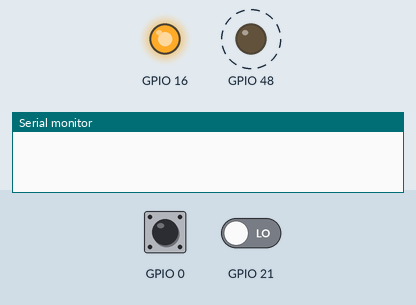
Recording of a program running on a simulated ESP32-S3. On the bench: output pins drawn as LEDs (lit = HIGH), the last lines printed to the serial monitor. Dashed ring = blinking. The inputs (shaded band) are chosen by the test bench; at power-on: GPIO 21 LOW, GPIO 0 HIGH.

Above: at 2.0 s.
2.1 s: GPIO 21 driven HIGH
At 3.9 s:
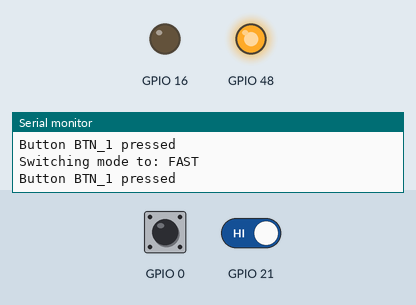
4.9 s: GPIO 0 pulled LOW for 3.2 s
At 6.7 s:
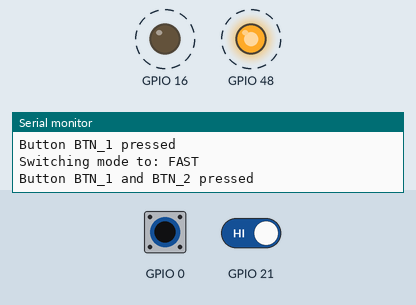
9.6 s: GPIO 0 driven LOW and GPIO 21 driven LOW
Timing chart, 0 to 18.8 s (numbered marks = the images above; inputs shaded):
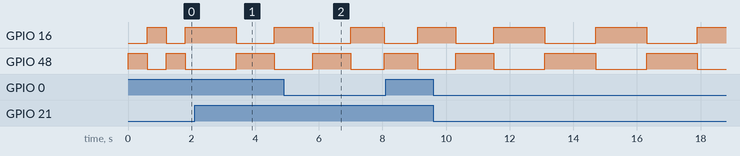

Measured:
- by itself, GPIO 16: repeats every 3.2 s: HIGH 1.6 s, LOW 1.6 s
- by itself, GPIO 48: repeats every 3.2 s: LOW 1.6 s, HIGH 1.6 s

The program:

main.cpp
```cpp
#include <Arduino.h>

const uint8_t LED_1 = LED_BUILTIN;
const uint8_t LED_2 = 16;

const uint8_t BTN_1 = 21;
const uint8_t BTN_2 = 0;

enum BlinkMode
{
    SLOW,
    FAST,
    TURBO
};

struct ModeConfig
{
    uint32_t onTime;
    uint32_t offTime;
};

enum ButtonState
{
    NONE_PRESSED,
    BTN_1_PRESSED,
    BTN_2_PRESSED,
    BOTH_PRESSED
};

class LedsController
{
    uint8_t led1;
    uint8_t led2;
    BlinkMode mode;
    const ModeConfig* modeConfigs;

    public:
        LedsController(
            uint8_t led1,
            uint8_t led2,
            BlinkMode mode,
            const ModeConfig* modeConfigs
        )
            : led1(led1), led2(led2), mode(mode), modeConfigs(modeConfigs)
        {}

        void begin()
        {
            pinMode(led1, OUTPUT);
            pinMode(led2, OUTPUT);
            digitalWrite(led1, LOW);
            digitalWrite(led2, LOW);
        }

        void setMode(BlinkMode newMode)
        {
            Serial.print("Switching mode to: ");
            const char* modeName;
            switch (newMode)
            {
                case SLOW:
                {
                    modeName = "SLOW";
                    break;
                }
                case FAST:
                {
                    modeName = "FAST";
                    break;
                }
                case TURBO:
                {
                    modeName = "TURBO";
                    break;
                }
                default:
                {
                    modeName = "UNKNOWN";
                    break;
                }
            }

            Serial.println(modeName);

            mode = newMode;
        }

        void blinkDirect()
        {
            digitalWrite(led1, HIGH);
            digitalWrite(led2, LOW);
            delay(modeConfigs[mode].onTime);
        }

        void blinkReverse()
        {
            digitalWrite(led1, LOW);
            digitalWrite(led2, HIGH);
            delay(modeConfigs[mode].offTime);
        }
};


class ButtonsStateController
{
    uint8_t btn1;
    bool isPullUp1;
    uint8_t btn2;
    bool isPullUp2;

    public:
        ButtonsStateController(
            uint8_t btn1,
            bool isPullUp1,
            uint8_t btn2,
            bool isPullUp2)
            : btn1(btn1), btn2(btn2), isPullUp1(isPullUp1), isPullUp2(isPullUp2)
        {}

        void begin()
        {
            pinMode(btn1, isPullUp1 ? INPUT_PULLUP : INPUT);
            pinMode(btn2, isPullUp2 ? INPUT_PULLUP : INPUT);
        }

        ButtonState getState()
        {
            bool btn1State = digitalRead(btn1) == isPullUp1 ? LOW : HIGH;
            bool btn2State = digitalRead(btn2) == isPullUp2 ? LOW : HIGH;

            ButtonState state = NONE_PRESSED;
            if (btn1State)
            {
                if (!btn2State) {
                    Serial.println("Button BTN_1 pressed");
                    state = BTN_1_PRESSED;
                }
                else {
                    Serial.println("Button BTN_1 and BTN_2 pressed");
                    state = BOTH_PRESSED;
                }
            }
            else
            {
                if (btn2State) {
                    Serial.println("Button BTN_2 pressed");
                    state = BTN_2_PRESSED;
                }
            }

            if (state != NONE_PRESSED) {
                delay(1000);
            }

            return state;
        }
};

bool shouldSwitchMode(ButtonState state, BlinkMode& mode);

const ModeConfig MODE_CONFIGS[] =
{
    {600, 600},
    {200, 200},
    {50, 50}
};

ButtonsStateController buttonsStateController(BTN_1, false, BTN_2, true);

LedsController ledsController(LED_1, LED_2, SLOW, MODE_CONFIGS);

void setup()
{
    Serial.begin(115200);

    ledsController.begin();
    buttonsStateController.begin();
}

void loop()
{
    ButtonState state;
    BlinkMode mode;
    state = buttonsStateController.getState();
    if (shouldSwitchMode(state, mode))
    {
        ledsController.setMode(mode);
    }

    ledsController.blinkDirect();
    state = buttonsStateController.getState();
    if (shouldSwitchMode(state, mode))
    {
        ledsController.setMode(mode);
    }

    ledsController.blinkReverse();
}

bool shouldSwitchMode(ButtonState state, BlinkMode& mode)
{
    switch (state)
    {
        case BTN_1_PRESSED:
        {
            mode = FAST;
            return true;
        }
        case BTN_2_PRESSED:
        {
            mode = SLOW;
            return true;
        }
        case BOTH_PRESSED:
        {
            mode = TURBO;
            return true;
        }
        default: return false;
    }
}
```
